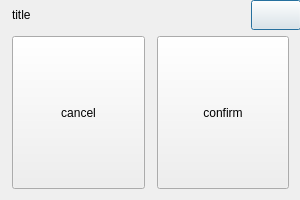
<?xml version="1.0" encoding="UTF-8"?>
<ui version="4.0">
 <class>Dialog</class>
 <widget class="QDialog" name="Dialog">
  <property name="geometry">
   <rect>
    <x>0</x>
    <y>0</y>
    <width>300</width>
    <height>200</height>
   </rect>
  </property>
  <property name="windowTitle">
   <string>Dialog</string>
  </property>
  <widget class="QWidget" name="verticalLayoutWidget">
   <property name="geometry">
    <rect>
     <x>0</x>
     <y>0</y>
     <width>301</width>
     <height>201</height>
    </rect>
   </property>
   <layout class="QVBoxLayout" name="verticalLayout" stretch="1,6,3">
    <property name="spacing">
     <number>0</number>
    </property>
    <property name="leftMargin">
     <number>0</number>
    </property>
    <property name="topMargin">
     <number>0</number>
    </property>
    <property name="rightMargin">
     <number>0</number>
    </property>
    <property name="bottomMargin">
     <number>0</number>
    </property>
    <item>
     <layout class="QHBoxLayout" name="horizontalLayout_2" stretch="4,0">
      <property name="leftMargin">
       <number>12</number>
      </property>
      <item>
       <widget class="QLabel" name="lb_dialog_small_title">
        <property name="text">
         <string>title</string>
        </property>
       </widget>
      </item>
      <item>
       <layout class="QVBoxLayout" name="verticalLayout_2" stretch="0">
        <property name="spacing">
         <number>0</number>
        </property>
        <item>
         <layout class="QHBoxLayout" name="horizontalLayout_3" stretch="1">
          <property name="spacing">
           <number>0</number>
          </property>
          <property name="rightMargin">
           <number>0</number>
          </property>
          <property name="bottomMargin">
           <number>0</number>
          </property>
          <item>
           <widget class="QPushButton" name="btn_dialog_small_close">
            <property name="sizePolicy">
             <sizepolicy hsizetype="Expanding" vsizetype="Expanding">
              <horstretch>0</horstretch>
              <verstretch>0</verstretch>
             </sizepolicy>
            </property>
            <property name="minimumSize">
             <size>
              <width>50</width>
              <height>30</height>
             </size>
            </property>
            <property name="maximumSize">
             <size>
              <width>50</width>
              <height>30</height>
             </size>
            </property>
            <property name="text">
             <string/>
            </property>
           </widget>
          </item>
         </layout>
        </item>
       </layout>
      </item>
     </layout>
    </item>
    <item>
     <layout class="QVBoxLayout" name="layout_dialog_small_main"/>
    </item>
    <item>
     <layout class="QHBoxLayout" name="horizontalLayout">
      <property name="spacing">
       <number>12</number>
      </property>
      <property name="leftMargin">
       <number>12</number>
      </property>
      <property name="topMargin">
       <number>6</number>
      </property>
      <property name="rightMargin">
       <number>12</number>
      </property>
      <property name="bottomMargin">
       <number>12</number>
      </property>
      <item>
       <widget class="QPushButton" name="btn_dialog_small_cancel">
        <property name="sizePolicy">
         <sizepolicy hsizetype="Expanding" vsizetype="Expanding">
          <horstretch>0</horstretch>
          <verstretch>0</verstretch>
         </sizepolicy>
        </property>
        <property name="text">
         <string>cancel</string>
        </property>
       </widget>
      </item>
      <item>
       <widget class="QPushButton" name="btn_dialog_small_confirm">
        <property name="sizePolicy">
         <sizepolicy hsizetype="Expanding" vsizetype="Expanding">
          <horstretch>0</horstretch>
          <verstretch>0</verstretch>
         </sizepolicy>
        </property>
        <property name="text">
         <string>confirm</string>
        </property>
       </widget>
      </item>
     </layout>
    </item>
   </layout>
  </widget>
 </widget>
 <resources/>
 <connections/>
</ui>
